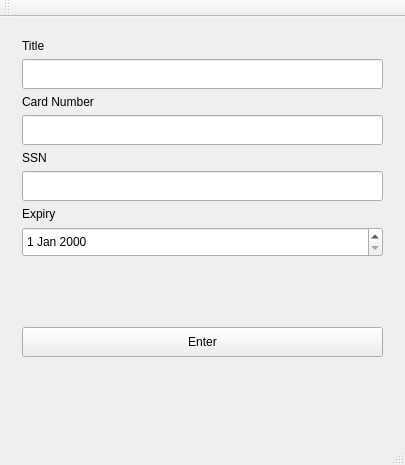
<?xml version="1.0" encoding="UTF-8"?>
<ui version="4.0">
 <class>edit_menuClass</class>
 <widget class="QMainWindow" name="edit_menuClass">
  <property name="geometry">
   <rect>
    <x>0</x>
    <y>0</y>
    <width>405</width>
    <height>465</height>
   </rect>
  </property>
  <property name="windowTitle">
   <string>edit_menu</string>
  </property>
  <widget class="QWidget" name="centralWidget">
   <layout class="QGridLayout" name="gridLayout_5">
    <item row="0" column="0">
     <widget class="QStackedWidget" name="edit_stack">
      <property name="currentIndex">
       <number>1</number>
      </property>
      <widget class="QWidget" name="password_select">
       <layout class="QGridLayout" name="gridLayout">
        <item row="0" column="0">
         <layout class="QVBoxLayout" name="verticalLayout_5">
          <property name="leftMargin">
           <number>35</number>
          </property>
          <property name="rightMargin">
           <number>35</number>
          </property>
          <item>
           <layout class="QVBoxLayout" name="verticalLayout_6">
            <item>
             <widget class="QLabel" name="label_2">
              <property name="styleSheet">
               <string notr="true">font: 10pt &quot;Century Gothic&quot;;</string>
              </property>
              <property name="text">
               <string>Title</string>
              </property>
             </widget>
            </item>
            <item>
             <widget class="QLineEdit" name="p_title_text">
              <property name="minimumSize">
               <size>
                <width>0</width>
                <height>30</height>
               </size>
              </property>
              <property name="styleSheet">
               <string notr="true">font: 10pt &quot;Century Gothic&quot;;</string>
              </property>
             </widget>
            </item>
           </layout>
          </item>
          <item>
           <layout class="QVBoxLayout" name="verticalLayout_7">
            <item>
             <widget class="QLabel" name="label_3">
              <property name="styleSheet">
               <string notr="true">font: 10pt &quot;Century Gothic&quot;;</string>
              </property>
              <property name="text">
               <string>Website</string>
              </property>
             </widget>
            </item>
            <item>
             <widget class="QLineEdit" name="p_website_text">
              <property name="minimumSize">
               <size>
                <width>0</width>
                <height>30</height>
               </size>
              </property>
              <property name="styleSheet">
               <string notr="true">font: 10pt &quot;Century Gothic&quot;;</string>
              </property>
             </widget>
            </item>
           </layout>
          </item>
          <item>
           <layout class="QVBoxLayout" name="verticalLayout_8">
            <item>
             <widget class="QLabel" name="label_4">
              <property name="styleSheet">
               <string notr="true">font: 10pt &quot;Century Gothic&quot;;</string>
              </property>
              <property name="text">
               <string>Password</string>
              </property>
             </widget>
            </item>
            <item>
             <widget class="QLineEdit" name="p_password">
              <property name="minimumSize">
               <size>
                <width>0</width>
                <height>30</height>
               </size>
              </property>
              <property name="styleSheet">
               <string notr="true">font: 10pt &quot;Century Gothic&quot;;</string>
              </property>
              <property name="echoMode">
               <enum>QLineEdit::Normal</enum>
              </property>
             </widget>
            </item>
            <item>
             <widget class="Line" name="line">
              <property name="orientation">
               <enum>Qt::Horizontal</enum>
              </property>
             </widget>
            </item>
            <item>
             <layout class="QHBoxLayout" name="horizontalLayout">
              <item>
               <widget class="Line" name="line_4">
                <property name="orientation">
                 <enum>Qt::Vertical</enum>
                </property>
               </widget>
              </item>
              <item>
               <widget class="QLabel" name="label_18">
                <property name="styleSheet">
                 <string notr="true">font: 10pt &quot;Century Gothic&quot;;</string>
                </property>
                <property name="text">
                 <string>Length</string>
                </property>
               </widget>
              </item>
              <item>
               <widget class="QSpinBox" name="p_size_text">
                <property name="styleSheet">
                 <string notr="true">font: 10pt &quot;Century Gothic&quot;;</string>
                </property>
                <property name="buttonSymbols">
                 <enum>QAbstractSpinBox::UpDownArrows</enum>
                </property>
                <property name="specialValueText">
                 <string/>
                </property>
                <property name="minimum">
                 <number>6</number>
                </property>
                <property name="maximum">
                 <number>25</number>
                </property>
                <property name="value">
                 <number>8</number>
                </property>
               </widget>
              </item>
              <item>
               <spacer name="horizontalSpacer_3">
                <property name="orientation">
                 <enum>Qt::Horizontal</enum>
                </property>
                <property name="sizeHint" stdset="0">
                 <size>
                  <width>40</width>
                  <height>20</height>
                 </size>
                </property>
               </spacer>
              </item>
              <item>
               <widget class="QCheckBox" name="p_special_include">
                <property name="styleSheet">
                 <string notr="true">font: 10pt &quot;Century Gothic&quot;;</string>
                </property>
                <property name="text">
                 <string>Special Characters</string>
                </property>
               </widget>
              </item>
              <item>
               <widget class="Line" name="line_3">
                <property name="orientation">
                 <enum>Qt::Vertical</enum>
                </property>
               </widget>
              </item>
              <item>
               <layout class="QHBoxLayout" name="horizontalLayout_2"/>
              </item>
             </layout>
            </item>
            <item>
             <widget class="QPushButton" name="generate_btn">
              <property name="minimumSize">
               <size>
                <width>0</width>
                <height>30</height>
               </size>
              </property>
              <property name="styleSheet">
               <string notr="true">font: 10pt &quot;Century Gothic&quot;;</string>
              </property>
              <property name="text">
               <string>Generate Random Password</string>
              </property>
             </widget>
            </item>
           </layout>
          </item>
          <item>
           <widget class="Line" name="line_2">
            <property name="orientation">
             <enum>Qt::Horizontal</enum>
            </property>
           </widget>
          </item>
          <item>
           <layout class="QVBoxLayout" name="verticalLayout_9">
            <item>
             <spacer name="verticalSpacer_5">
              <property name="orientation">
               <enum>Qt::Vertical</enum>
              </property>
              <property name="sizeHint" stdset="0">
               <size>
                <width>20</width>
                <height>40</height>
               </size>
              </property>
             </spacer>
            </item>
            <item>
             <widget class="QPushButton" name="p_enter_btn">
              <property name="sizePolicy">
               <sizepolicy hsizetype="Minimum" vsizetype="Maximum">
                <horstretch>0</horstretch>
                <verstretch>0</verstretch>
               </sizepolicy>
              </property>
              <property name="minimumSize">
               <size>
                <width>100</width>
                <height>30</height>
               </size>
              </property>
              <property name="maximumSize">
               <size>
                <width>16777215</width>
                <height>100</height>
               </size>
              </property>
              <property name="styleSheet">
               <string notr="true">font: 10pt &quot;Century Gothic&quot;;</string>
              </property>
              <property name="text">
               <string>Enter</string>
              </property>
             </widget>
            </item>
            <item>
             <spacer name="verticalSpacer_6">
              <property name="orientation">
               <enum>Qt::Vertical</enum>
              </property>
              <property name="sizeHint" stdset="0">
               <size>
                <width>20</width>
                <height>40</height>
               </size>
              </property>
             </spacer>
            </item>
           </layout>
          </item>
         </layout>
        </item>
       </layout>
      </widget>
      <widget class="QWidget" name="credit_select">
       <layout class="QGridLayout" name="gridLayout_2">
        <item row="0" column="0">
         <layout class="QVBoxLayout" name="verticalLayout_11">
          <item>
           <layout class="QVBoxLayout" name="verticalLayout_12">
            <item>
             <layout class="QVBoxLayout" name="verticalLayout_25">
              <item>
               <widget class="QLabel" name="label_16">
                <property name="styleSheet">
                 <string notr="true">font: 10pt &quot;Century Gothic&quot;;</string>
                </property>
                <property name="text">
                 <string>Title</string>
                </property>
               </widget>
              </item>
              <item>
               <widget class="QLineEdit" name="c_title_text">
                <property name="minimumSize">
                 <size>
                  <width>0</width>
                  <height>30</height>
                 </size>
                </property>
                <property name="styleSheet">
                 <string notr="true">font: 10pt &quot;Century Gothic&quot;;</string>
                </property>
               </widget>
              </item>
             </layout>
            </item>
            <item>
             <widget class="QLabel" name="label_5">
              <property name="styleSheet">
               <string notr="true">font: 10pt &quot;Century Gothic&quot;;</string>
              </property>
              <property name="text">
               <string>Card Number</string>
              </property>
             </widget>
            </item>
            <item>
             <widget class="QLineEdit" name="c_card_text">
              <property name="minimumSize">
               <size>
                <width>0</width>
                <height>30</height>
               </size>
              </property>
              <property name="styleSheet">
               <string notr="true">font: 10pt &quot;Century Gothic&quot;;</string>
              </property>
             </widget>
            </item>
           </layout>
          </item>
          <item>
           <layout class="QVBoxLayout" name="verticalLayout_13">
            <item>
             <widget class="QLabel" name="label_6">
              <property name="styleSheet">
               <string notr="true">font: 10pt &quot;Century Gothic&quot;;</string>
              </property>
              <property name="text">
               <string>SSN</string>
              </property>
             </widget>
            </item>
            <item>
             <widget class="QLineEdit" name="c_ssn_text">
              <property name="minimumSize">
               <size>
                <width>0</width>
                <height>30</height>
               </size>
              </property>
              <property name="styleSheet">
               <string notr="true">font: 10pt &quot;Century Gothic&quot;;</string>
              </property>
             </widget>
            </item>
           </layout>
          </item>
          <item>
           <layout class="QVBoxLayout" name="verticalLayout">
            <item>
             <widget class="QLabel" name="label_15">
              <property name="styleSheet">
               <string notr="true">font: 10pt &quot;Century Gothic&quot;;</string>
              </property>
              <property name="text">
               <string>Expiry</string>
              </property>
             </widget>
            </item>
            <item>
             <widget class="QDateEdit" name="c_expiry_date">
              <property name="minimumSize">
               <size>
                <width>0</width>
                <height>30</height>
               </size>
              </property>
              <property name="styleSheet">
               <string notr="true">font: 10pt &quot;Century Gothic&quot;;</string>
              </property>
             </widget>
            </item>
           </layout>
          </item>
          <item>
           <spacer name="verticalSpacer_7">
            <property name="orientation">
             <enum>Qt::Vertical</enum>
            </property>
            <property name="sizeHint" stdset="0">
             <size>
              <width>20</width>
              <height>40</height>
             </size>
            </property>
           </spacer>
          </item>
          <item>
           <widget class="QPushButton" name="c_enter_btn">
            <property name="minimumSize">
             <size>
              <width>0</width>
              <height>30</height>
             </size>
            </property>
            <property name="styleSheet">
             <string notr="true">font: 10pt &quot;Century Gothic&quot;;</string>
            </property>
            <property name="text">
             <string>Enter</string>
            </property>
           </widget>
          </item>
          <item>
           <spacer name="verticalSpacer_8">
            <property name="orientation">
             <enum>Qt::Vertical</enum>
            </property>
            <property name="sizeHint" stdset="0">
             <size>
              <width>20</width>
              <height>40</height>
             </size>
            </property>
           </spacer>
          </item>
         </layout>
        </item>
       </layout>
      </widget>
      <widget class="QWidget" name="identity_select">
       <layout class="QGridLayout" name="gridLayout_6">
        <property name="leftMargin">
         <number>20</number>
        </property>
        <property name="topMargin">
         <number>20</number>
        </property>
        <property name="rightMargin">
         <number>20</number>
        </property>
        <property name="bottomMargin">
         <number>20</number>
        </property>
        <item row="0" column="0">
         <layout class="QVBoxLayout" name="verticalLayout_21">
          <item>
           <layout class="QVBoxLayout" name="verticalLayout_20">
            <item>
             <layout class="QVBoxLayout" name="verticalLayout_23">
              <item>
               <widget class="QLabel" name="label_14">
                <property name="styleSheet">
                 <string notr="true">font: 10pt &quot;Century Gothic&quot;;</string>
                </property>
                <property name="text">
                 <string>Title</string>
                </property>
               </widget>
              </item>
              <item>
               <widget class="QLineEdit" name="i_title_text">
                <property name="minimumSize">
                 <size>
                  <width>0</width>
                  <height>20</height>
                 </size>
                </property>
                <property name="styleSheet">
                 <string notr="true">font: 10pt &quot;Century Gothic&quot;;</string>
                </property>
               </widget>
              </item>
             </layout>
            </item>
            <item>
             <layout class="QVBoxLayout" name="verticalLayout_15">
              <item>
               <widget class="QLabel" name="label_8">
                <property name="styleSheet">
                 <string notr="true">font: 10pt &quot;Century Gothic&quot;;</string>
                </property>
                <property name="text">
                 <string>Full Name</string>
                </property>
               </widget>
              </item>
              <item>
               <widget class="QLineEdit" name="i_full_name_text">
                <property name="minimumSize">
                 <size>
                  <width>0</width>
                  <height>20</height>
                 </size>
                </property>
                <property name="styleSheet">
                 <string notr="true">font: 10pt &quot;Century Gothic&quot;;</string>
                </property>
               </widget>
              </item>
             </layout>
            </item>
            <item>
             <layout class="QVBoxLayout" name="verticalLayout_16">
              <item>
               <widget class="QLabel" name="label_9">
                <property name="styleSheet">
                 <string notr="true">font: 10pt &quot;Century Gothic&quot;;</string>
                </property>
                <property name="text">
                 <string>Father's Name</string>
                </property>
               </widget>
              </item>
              <item>
               <widget class="QLineEdit" name="i_father_name_text">
                <property name="minimumSize">
                 <size>
                  <width>0</width>
                  <height>20</height>
                 </size>
                </property>
                <property name="styleSheet">
                 <string notr="true">font: 10pt &quot;Century Gothic&quot;;</string>
                </property>
               </widget>
              </item>
             </layout>
            </item>
            <item>
             <layout class="QVBoxLayout" name="verticalLayout_17">
              <item>
               <widget class="QLabel" name="label_10">
                <property name="styleSheet">
                 <string notr="true">font: 10pt &quot;Century Gothic&quot;;</string>
                </property>
                <property name="text">
                 <string>Birth Date</string>
                </property>
               </widget>
              </item>
              <item>
               <widget class="QDateEdit" name="i_birth">
                <property name="minimumSize">
                 <size>
                  <width>0</width>
                  <height>20</height>
                 </size>
                </property>
                <property name="styleSheet">
                 <string notr="true">font: 10pt &quot;Century Gothic&quot;;</string>
                </property>
               </widget>
              </item>
             </layout>
            </item>
            <item>
             <layout class="QVBoxLayout" name="verticalLayout_19">
              <item>
               <widget class="QLabel" name="label_12">
                <property name="styleSheet">
                 <string notr="true">font: 10pt &quot;Century Gothic&quot;;</string>
                </property>
                <property name="text">
                 <string>Expiry</string>
                </property>
               </widget>
              </item>
              <item>
               <widget class="QDateEdit" name="i_expiry">
                <property name="minimumSize">
                 <size>
                  <width>0</width>
                  <height>20</height>
                 </size>
                </property>
                <property name="styleSheet">
                 <string notr="true">font: 10pt &quot;Century Gothic&quot;;</string>
                </property>
               </widget>
              </item>
             </layout>
            </item>
            <item>
             <layout class="QVBoxLayout" name="verticalLayout_18">
              <item>
               <widget class="QLabel" name="label_11">
                <property name="styleSheet">
                 <string notr="true">font: 10pt &quot;Century Gothic&quot;;</string>
                </property>
                <property name="text">
                 <string>Issue Date</string>
                </property>
               </widget>
              </item>
              <item>
               <widget class="QDateEdit" name="i_issue">
                <property name="minimumSize">
                 <size>
                  <width>0</width>
                  <height>20</height>
                 </size>
                </property>
                <property name="styleSheet">
                 <string notr="true">font: 10pt &quot;Century Gothic&quot;;</string>
                </property>
               </widget>
              </item>
             </layout>
            </item>
           </layout>
          </item>
          <item>
           <spacer name="verticalSpacer_9">
            <property name="orientation">
             <enum>Qt::Vertical</enum>
            </property>
            <property name="sizeHint" stdset="0">
             <size>
              <width>20</width>
              <height>40</height>
             </size>
            </property>
           </spacer>
          </item>
          <item>
           <widget class="QPushButton" name="i_enter_btn">
            <property name="minimumSize">
             <size>
              <width>0</width>
              <height>30</height>
             </size>
            </property>
            <property name="styleSheet">
             <string notr="true">font: 10pt &quot;Century Gothic&quot;;</string>
            </property>
            <property name="text">
             <string>Enter</string>
            </property>
           </widget>
          </item>
          <item>
           <spacer name="verticalSpacer_10">
            <property name="orientation">
             <enum>Qt::Vertical</enum>
            </property>
            <property name="sizeHint" stdset="0">
             <size>
              <width>20</width>
              <height>40</height>
             </size>
            </property>
           </spacer>
          </item>
         </layout>
        </item>
       </layout>
      </widget>
      <widget class="QWidget" name="note_select">
       <layout class="QGridLayout" name="gridLayout_7">
        <item row="0" column="0">
         <layout class="QVBoxLayout" name="verticalLayout_27">
          <item>
           <layout class="QVBoxLayout" name="verticalLayout_10">
            <item>
             <layout class="QVBoxLayout" name="verticalLayout_22">
              <item>
               <widget class="QLabel" name="label_13">
                <property name="styleSheet">
                 <string notr="true">font: 10pt &quot;Century Gothic&quot;;</string>
                </property>
                <property name="text">
                 <string>Title</string>
                </property>
               </widget>
              </item>
              <item>
               <widget class="QLineEdit" name="n_title_text">
                <property name="minimumSize">
                 <size>
                  <width>0</width>
                  <height>30</height>
                 </size>
                </property>
                <property name="styleSheet">
                 <string notr="true">font: 10pt &quot;Century Gothic&quot;;</string>
                </property>
               </widget>
              </item>
             </layout>
            </item>
            <item>
             <layout class="QVBoxLayout" name="verticalLayout_26">
              <item>
               <widget class="QLabel" name="label_17">
                <property name="styleSheet">
                 <string notr="true">font: 10pt &quot;Century Gothic&quot;;</string>
                </property>
                <property name="text">
                 <string>Content</string>
                </property>
               </widget>
              </item>
              <item>
               <widget class="QTextEdit" name="n_content_text">
                <property name="styleSheet">
                 <string notr="true">font: 10pt &quot;Century Gothic&quot;;</string>
                </property>
               </widget>
              </item>
             </layout>
            </item>
            <item>
             <spacer name="verticalSpacer_11">
              <property name="orientation">
               <enum>Qt::Vertical</enum>
              </property>
              <property name="sizeHint" stdset="0">
               <size>
                <width>20</width>
                <height>40</height>
               </size>
              </property>
             </spacer>
            </item>
            <item>
             <widget class="QPushButton" name="n_enter_btn">
              <property name="minimumSize">
               <size>
                <width>0</width>
                <height>30</height>
               </size>
              </property>
              <property name="styleSheet">
               <string notr="true">font: 10pt &quot;Century Gothic&quot;;</string>
              </property>
              <property name="text">
               <string>Enter</string>
              </property>
             </widget>
            </item>
            <item>
             <spacer name="verticalSpacer_12">
              <property name="orientation">
               <enum>Qt::Vertical</enum>
              </property>
              <property name="sizeHint" stdset="0">
               <size>
                <width>20</width>
                <height>40</height>
               </size>
              </property>
             </spacer>
            </item>
           </layout>
          </item>
         </layout>
        </item>
       </layout>
      </widget>
     </widget>
    </item>
   </layout>
  </widget>
  <widget class="QMenuBar" name="menuBar">
   <property name="geometry">
    <rect>
     <x>0</x>
     <y>0</y>
     <width>405</width>
     <height>22</height>
    </rect>
   </property>
  </widget>
  <widget class="QToolBar" name="mainToolBar">
   <attribute name="toolBarArea">
    <enum>TopToolBarArea</enum>
   </attribute>
   <attribute name="toolBarBreak">
    <bool>false</bool>
   </attribute>
  </widget>
  <widget class="QStatusBar" name="statusBar"/>
 </widget>
 <layoutdefault spacing="6" margin="11"/>
 <resources/>
 <connections/>
</ui>
